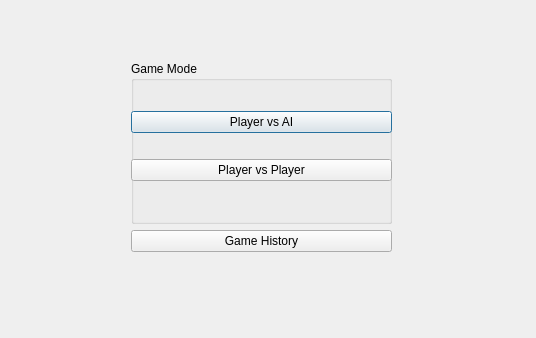
<?xml version="1.0" encoding="UTF-8"?>
<ui version="4.0">
 <class>Main_Menu</class>
 <widget class="QDialog" name="Main_Menu">
  <property name="geometry">
   <rect>
    <x>0</x>
    <y>0</y>
    <width>536</width>
    <height>338</height>
   </rect>
  </property>
  <property name="windowTitle">
   <string>Dialog</string>
  </property>
  <widget class="QWidget" name="">
   <property name="geometry">
    <rect>
     <x>131</x>
     <y>61</y>
     <width>261</width>
     <height>191</height>
    </rect>
   </property>
   <layout class="QVBoxLayout" name="verticalLayout_2">
    <item>
     <widget class="QGroupBox" name="groupBox">
      <property name="title">
       <string>Game Mode</string>
      </property>
      <widget class="QWidget" name="">
       <property name="geometry">
        <rect>
         <x>0</x>
         <y>30</y>
         <width>261</width>
         <height>111</height>
        </rect>
       </property>
       <layout class="QVBoxLayout" name="verticalLayout">
        <item>
         <widget class="QPushButton" name="player_ai">
          <property name="text">
           <string>Player vs AI</string>
          </property>
         </widget>
        </item>
        <item>
         <widget class="QPushButton" name="player_player">
          <property name="text">
           <string>Player vs Player</string>
          </property>
         </widget>
        </item>
       </layout>
      </widget>
     </widget>
    </item>
    <item>
     <widget class="QPushButton" name="game_history">
      <property name="text">
       <string>Game History</string>
      </property>
     </widget>
    </item>
   </layout>
  </widget>
 </widget>
 <resources/>
 <connections/>
</ui>
